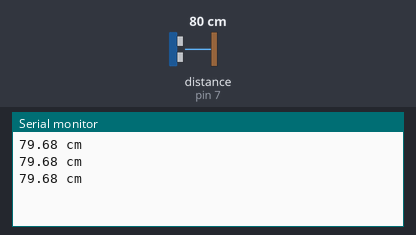
The sketch below on a simulated Arduino Uno, built with avr-gcc and run on an emulated ATmega328P. Parts: the last lines printed to the serial monitor. Wiring (inferred from the names in the program): ultrasonic range finder: trigger pin 6; echo pin 7. Inputs (shaded band) come from the test bench; at power-on: distance to the obstacle (sensor on pin 7) 80 cm. The echo pulse lasts 58.3 µs per cm.

Above: at 1.8 s.
1.9 s: distance to the obstacle (sensor on pin 7) set to 2 cm
At 2.4 s:
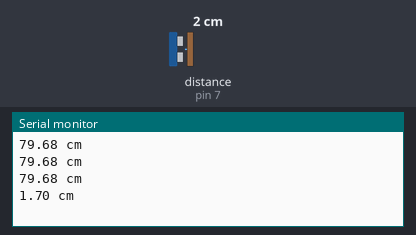
3.4 s: distance to the obstacle (sensor on pin 7) set to 4 cm
At 3.9 s:
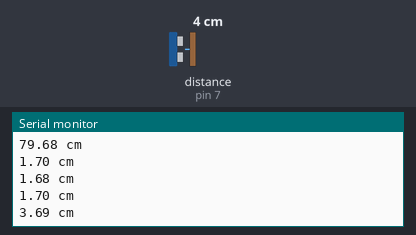
Timing chart, 0 to 6.4 s (numbered marks = the images above; inputs shaded):
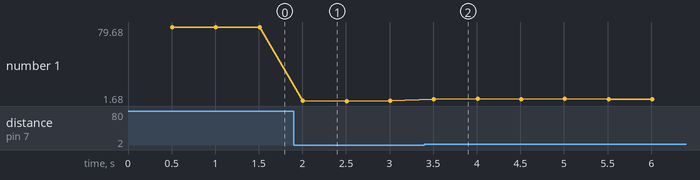

The sketch:

teste-SensorUltrassonico3.ino
```cpp
const uint8_t trig_pin = 6;
const uint8_t echo_pin = 7;
uint32_t print_timer;

void setup() {
  Serial.begin(9600);

  pinMode(trig_pin, OUTPUT);
  pinMode(echo_pin, INPUT);
  digitalWrite(trig_pin, LOW);
}
void loop() {
  if (millis() - print_timer > 500) {
    print_timer = millis();
    digitalWrite(trig_pin, HIGH);
    delayMicroseconds(11);
    digitalWrite(trig_pin, LOW);
    uint32_t pulse_time = pulseIn(echo_pin, HIGH);
    double distance = 0.01715 * pulse_time;

    Serial.print(distance);
    Serial.println(" cm");
  }
}
```

Measured:
- after the input at 1.9 s, the serial monitor: prints a new line after 0.11 s (image 1)
- after the input at 3.4 s, the serial monitor: prints a new line after 0.11 s (image 2)
- plotted number 1: 79.68 → 1.7 after the input at 1.9 s, 1.7 → 4.03 after the input at 3.4 s
